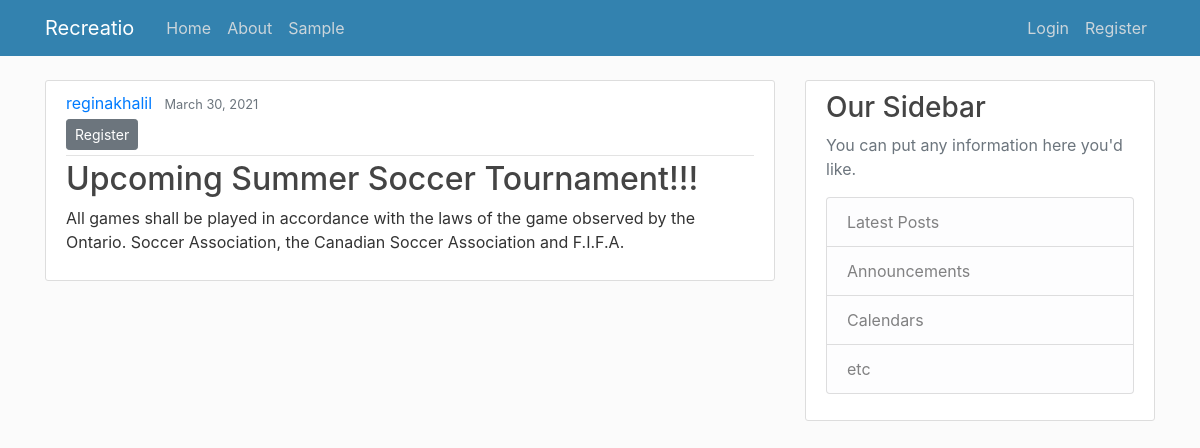
Screenshot of /activity/4/ with the database file from the repository.
### users/models.py (models this page shows, shortened)
class Activities(models.Model):
    start_date = models.DateField(verbose_name="Start Date (YYYY-MM-DD)")
    end_date = models.DateField(verbose_name="End Date (YYYY-MM-DD)")
    age_group_young = models.IntegerField(default = 0, verbose_name="Youngest Age") #flag year of birth
    age_group_old = models.IntegerField(default = 20, verbose_name="Oldest Age") #flag year of birth
    reg_start = models.DateTimeField(default = datetime.datetime.now(tz=timezone.utc), verbose_name="Registration Start Time")  #set up when registration is open
    reg_end = models.DateTimeField(default = datetime.datetime.now(tz=timezone.utc), verbose_name="Registration End Time")    #set up when registration is closed
    max_size = models.IntegerField(default = 0, verbose_name="Registration Maximum")    #set up the size of a class
    description = models.CharField(max_length=300)
    organization = models.ForeignKey(Organization, on_delete=models.CASCADE)
    title = models.CharField(max_length = 100)
    date_posted = models.DateTimeField(default=timezone.now)
    author = models.ForeignKey(User, on_delete=models.CASCADE)

### users/views.py (the view)
# urls.py: path('activity/<int:pk>/', ActivityDetailView.as_view(), name='activity-detail'),
class ActivityDetailView(DetailView):
    model = Activities

### users/templates/users/activities_detail.html (shortened to what this page needs)
{% extends "web/base.html" %}
{% block content %}
  <body>
    <article class="media content-section">
    <div class="media-body">
        <div class="article-metadata">
        <a class="mr-2" href="#">{{ object.author }}</a>
        <small class="text-muted">{{ object.date_posted|date:"F d, Y"}}</small>
        {% if object.author != user %}
        <div>
          <a class= "btn btn-secondary btn-sm mt-1 mb-1" href = "{% url 'profile' %}">Register</a>
        </div>
        {% endif %}
        </div>
        <h2 class="article-title">{{ object.title }}</h2>
        <p class="article-content">{{ object.description }}</p>
    </div>
    </article>
    </body>
{% endblock content %}

### web/static/web/main.css (style rules this page uses)
body { background: #fafafac0; color: #333333; margin-top: 5rem; }
h1, h2, h3, h4, h5, h6 { color: #444444; }
.content-section { background: #ffffff; padding: 10px 20px; border: 1px solid #dddddd; border-radius: 3px; margin-bottom: 20px; }
.article-title { color: #444444; }
.article-content { white-space: pre-line; }
.article-metadata { padding-bottom: 1px; margin-bottom: 4px; border-bottom: 1px solid #e3e3e3 }

### rows the page displays
Activities: author "reginakhalil", date_posted "March 30, 2021", title "Upcoming Summer Soccer Tournament!!!", description "All games shall be played in accordance with the laws of the game observed by the Ontario. Soccer Association, the Canadian Soccer Association and F.I.F.A."
